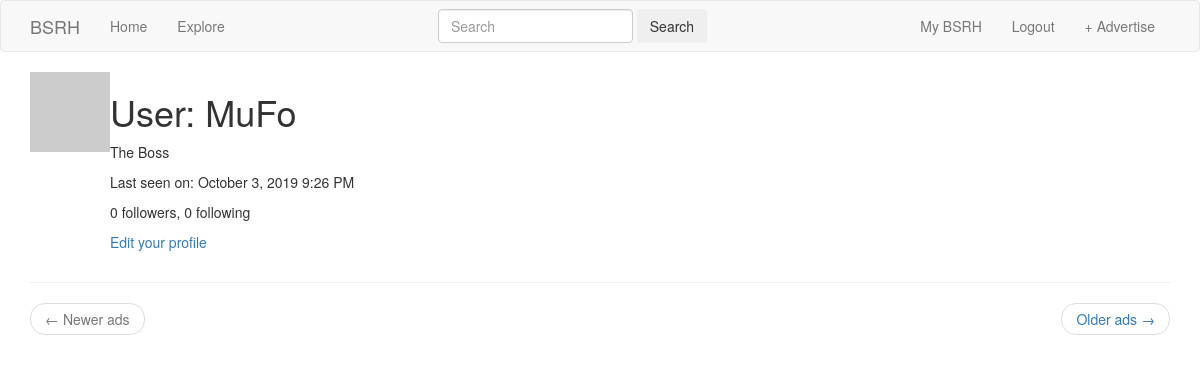
The app's page /user/MuFo (signed in), older data.
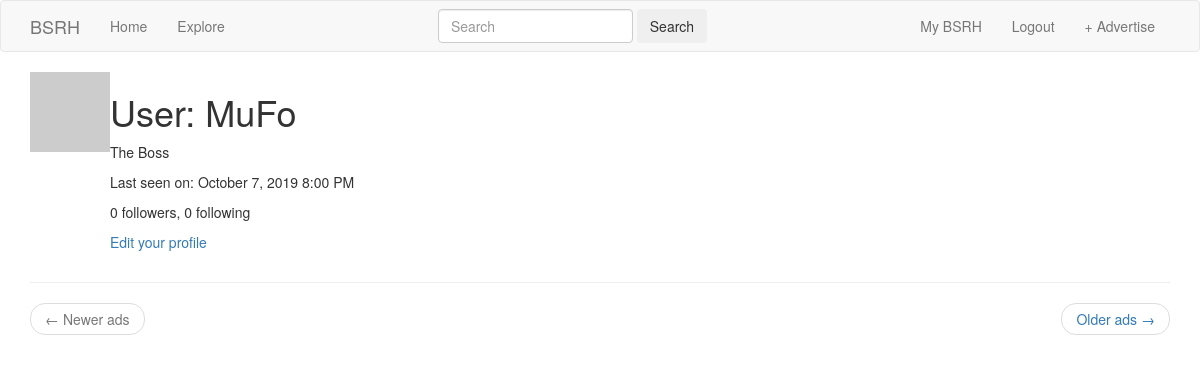
The same page, newer data.
### app/models.py (models this page shows, shortened)
class User(UserMixin, db.Model):
    id = db.Column(db.Integer, primary_key=True)
    username = db.Column(db.String(64), index=True, unique=True)
    email = db.Column(db.String(120), index=True, unique=True)
    password_hash = db.Column(db.String(128))
    ads = db.relationship('Ad', backref='author', lazy='dynamic')
    about_me = db.Column(db.String(140))
    last_seen = db.Column(db.DateTime, default=datetime.utcnow)
    followed = db.relationship(
        'User', secondary=followers,
        primaryjoin=(followers.c.follower_id == id),
        secondaryjoin=(followers.c.followed_id == id),
        backref=db.backref('followers', lazy='dynamic'), lazy='dynamic')
    def avatar(self, size):
        digest = md5(self.email.lower().encode('utf-8')).hexdigest()
        return 'https://www.gravatar.com/avatar/{}?d=identicon&s={}'.format(digest, size)

### app/routes.py (the view)
@app.route('/user/<username>')
@login_required
def user(username):
    user = User.query.filter_by(username=username).first_or_404()
    page = request.args.get('page', 1, type=int)
    ads = user.ads.order_by(Ad.timestamp.desc()).paginate(page, app.config['ADS_PER_PAGE'], False)
    next_url = url_for('user', username=user.username, page=ads.next_num) \
        if ads.has_next else None
    prev_url = url_for('user', username=user.username, page=ads.prev_num) \
        if ads.has_prev else None
    return render_template('user.html', user=user, ads=ads.items,
                           next_url=next_url, prev_url=prev_url)

### app/models.py (called while the page is built)
@login.user_loader
def load_user(id):
    return User.query.get(int(id))

### app/routes.py (called while the page is built)
@app.before_request
def before_request():
    if current_user.is_authenticated:
        current_user.last_seen = datetime.utcnow()
        db.session.commit()
    g.locale = str(get_locale())

### app/templates/user.html
{% extends "base.html" %}
{% block app_content %}
    <table>
        <tr valign="top">
            <td><img src="{{ user.avatar(128) }}"></td>
            <td>
                <h1>{{ _('User') }}: {{ user.username }}</h1>
                {% if user.about_me %}
                    <p>
                        {{ user.about_me }}
                    </p>
                {% endif %}
                {% if user.last_seen %}
                    <p>{{ _('Last seen on') }}: {{ moment(user.last_seen).format('LLL') }}</p>
                {% endif %}
                <p>
                    {{ _('%(count)d followers', count=user.followers.count()) }},
                    {{ _('%(count)d following', count=user.followed.count()) }}
                </p>
                {% if user == current_user %}
                    <p><a href="{{ url_for('edit_profile') }}">{{ _('Edit your profile') }}</a></p>
                {% elif not current_user.is_following(user) %}
                    <p><a href="{{ url_for('follow', username=user.username) }}">{{ _('Follow') }}</a></p>
                {% else %}
                    <p><a href="{{ url_for('unfollow', username=user.username) }}">{{ _('Unfollow') }}</a></p>
                {% endif %}
            </td>
        </tr>
    </table>
    <hr>
    <nav aria-label="...">
        <ul class="pager">
            <li class="previous{% if not prev_url %} disabled{% endif %}">
                <a href="{{ prev_url or '#' }}">
                    <span aria-hidden="true">&larr;</span> {{ _('Newer ads') }}
                </a>
            </li>
            <li class="next{% if not next_url %} disabled{% endif %}">
                <a href="{{ next_url or '#' }}">
                    {{ _('Older ads') }} <span aria-hidden="true">&rarr;</span>
                </a>
            </li>
        </ul>
    </nav>
{% endblock %}

### app/templates/base.html (shortened to what this page needs)
{% extends 'bootstrap/base.html' %}
{% block styles %}
    {{super()}}
    <link rel="stylesheet" href="{{url_for('.static', filename='styles/style.css')}}">
{% endblock %}
{% block navbar %}
    <nav class="navbar navbar-default justify-content-between">
        <div class="container text-center">
            <div class="navbar-header">
                    <a class="navbar-brand" href="{{ url_for('index') }}">BSRH</a>
            </div>
            <div class="collapse navbar-collapse" id="bs-example-navbar-collapse-1">
                <ul class="nav navbar-nav">
                    <li><a href="{{ url_for('index') }}">{{ _('Home') }}</a></li>
                    <li><a href="{{ url_for('explore') }}">{{ _('Explore') }}</a></li>
                </ul>
                <form class="form-inline" style="display: inline-block; margin-top:8px;" action="{{ url_for('show_ads', category=category) }}" method="post">
                    <input class="form-control mr-sm-2" type="search" placeholder="Search" aria-label="Search" name="keyword">
                    <button class="btn btn-outline-success my-2 my-sm-0" type="submit">Search</button>
                </form>
                <ul class="nav navbar-nav navbar-right">
                    {% if current_user.is_anonymous %}
                    <li><a href="{{ url_for('login') }}">{{ _('Login') }}</a></li>
                    {% else %}
                    <li><a href="{{ url_for('user', username=current_user.username) }}">{{ _('My') }} BSRH</a></li>
                    <li><a href="{{ url_for('logout') }}">{{ _('Logout') }}</a></li>
                    {% endif %}
                    <li><a href="{{ url_for('new_ad') }}">+ {{ _('Advertise') }}</a></li>
                </ul>
            </div>
        </div>
    </nav>
{% endblock %}
{% block content %}
    <div class="container">
        {% block app_content %}{% endblock %}
    </div>
{% endblock %}

Row changes from the older to the newer data that the page shows:
changed User "MuFo": last_seen "October 3, 2019 9:26 PM" → "October 7, 2019 8:00 PM"
